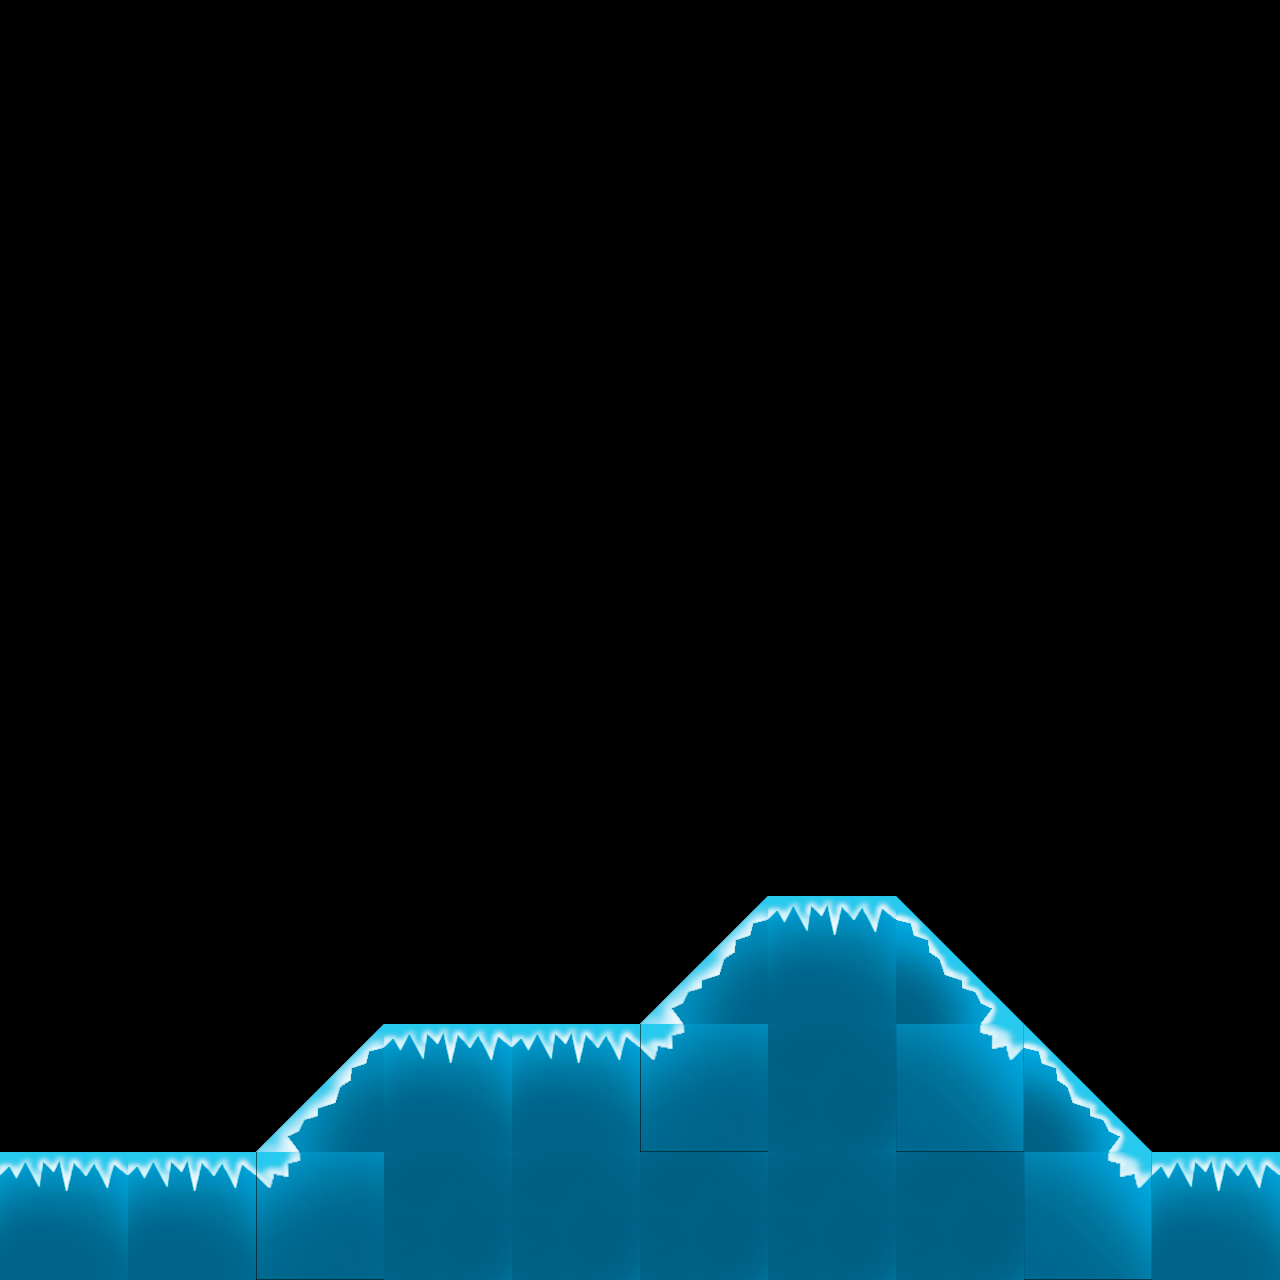

The image is a tile-based game level rendered from a .tmx file. Its description and complete source (layers, tilesets, objects, tile grids) follow:
An orthogonal 10x10 tile map with 128x128 px tiles, 1 tile layer (Calque de Tuiles 1) and 1 object (Pinguin).

<map version="1.5" tiledversion="1.7.2" orientation="orthogonal" renderorder="right-down" width="10" height="10" tilewidth="128" tileheight="128" infinite="0" nextlayerid="3" nextobjectid="7">
 <tileset firstgid="1" source="Glace.tsx" />
 <layer id="1" name="Calque de Tuiles 1" width="10" height="10">
  <data encoding="csv">
0,0,0,0,0,0,0,0,0,0,
0,0,0,0,0,0,0,0,0,0,
0,0,0,0,0,0,0,0,0,0,
0,0,0,0,0,0,0,0,0,0,
0,0,0,0,0,0,0,0,0,0,
0,0,0,0,0,0,0,0,0,0,
0,0,0,0,0,0,0,0,0,0,
0,0,0,0,0,1,2,3,0,0,
0,0,1,2,2,10,7,9,3,0,
2,2,10,7,7,7,7,7,9,2
</data>
 </layer>
 <objectgroup id="2" name="Calque d'Objets 1">
  <object id="6" name="Pinguin" x="79.6667" y="1120">
   <point />
  </object>
 </objectgroup>
</map>